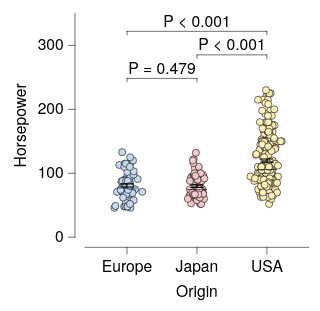

This figure's Vega-Lite source:
### Vega-Lite specification from a JSON file in a GitHub repository (floating-point values rounded to 4 significant figures; data arrays with more than 128 entries replaced by an {"elided": "..."} marker saying what was removed)
{"background": null, "config": {"arc": {"fill": "#DBDBDB", "fillOpacity": 1.0, "innerRadius": 25.0, "padAngle": 0.03, "stroke": "black", "strokeOpacity": 1, "strokeWidth": 0.25}, "area": {"fill": "#DBDBDB", "fillOpacity": 1.0, "stroke": "black", "strokeOpacity": 1, "strokeWidth": 0.25}, "axis": {"domain": true, "domainCap": "round", "domainColor": "black", "domainWidth": 0.25, "grid": false, "gridCap": "round", "gridColor": "#F1F1F1", "gridDash": [0, 0], "gridOpacity": 1.0, "gridWidth": 0.25, "labelColor": "black", "labelFont": "HelveticaNeue", "labelFontSize": 7, "labelFontStyle": "normal", "labelFontWeight": 400, "offset": 4.5, "ticks": true, "tickCap": "round", "tickColor": "black", "tickRound": false, "tickSize": 3, "tickWidth": 0.25, "titleColor": "black", "titleFont": "HelveticaNeue", "titleFontSize": 7, "titleFontStyle": "normal", "titleFontWeight": 400}, "axisX": {"domain": true, "labelAlign": "center", "labelAngle": 0, "labels": true, "ticks": true, "translate": 0}, "axisY": {"domain": true, "labelAlign": "right", "labelAngle": 0, "labels": true, "ticks": true, "translate": 0}, "axisRight": {"domain": true, "labelAlign": "left", "labelAngle": 0, "labels": true, "ticks": true, "translate": 0}, "axisTop": {"domain": true, "labelAlign": "center", "labelAngle": 0, "labels": true, "ticks": true, "translate": 0}, "axisBand": {"tickOffset": 0}, "bar": {"fill": "#DBDBDB", "fillOpacity": 1.0, "stroke": "black", "strokeOpacity": 1, "strokeWidth": 0.25}, "boxplot": {"size": 9.0, "ticks": {"cornerRadius": 0.25, "fill": "black", "size": 4.5, "thickness": 0.25}, "box": {"fillOpacity": 1.0, "stroke": "black", "strokeOpacity": 1, "strokeWidth": 0.25}, "median": {"fill": "black", "fillOpacity": 1.0, "size": 9.0, "thickness": 0.25}, "rule": {"fill": "black", "fillOpacity": 1.0, "size": 10.0, "stroke": "black", "strokeDash": [0, 0], "strokeOpacity": 1, "strokeWidth": 0.25}, "outliers": {"color": "black", "fill": "black", "fillOpacity": 1.0, "size": 0, "stroke": "black", "strokeOpacity": 1, "strokeWidth": 0.25}}, "circle": {"fill": "black", "fillOpacity": 1.0, "size": 0.5, "stroke": null, "strokeOpacity": 1, "strokeWidth": 0.25}, "errorband": {"band": {"fillOpacity": 0.6, "stroke": null, "strokeWidth": 0.25, "strokeOpacity": 1}, "borders": {"opacity": 0, "strokeOpacity": 0.25, "strokeWidth": 1}}, "errorbar": {"opacity": 1, "rule": {"strokeDash": [0, 0], "strokeWidth": 0.5}, "ticks": {"color": "black", "cornerRadius": 0.25, "opacity": 1, "size": 6.0, "thickness": 0.5}, "thickness": 0.5}, "font": "HelveticaNeue", "geoshape": {"fill": "#DBDBDB", "fillOpacity": 1.0, "stroke": "black", "strokeOpacity": 1, "strokeWidth": 0.25}, "header": {"labelColor": "black", "labelFont": "HelveticaNeue", "labelFontSize": 7, "labelFontStyle": "normal", "labelFontWeight": 400, "titleColor": "black", "titleFont": "HelveticaNeue", "titleFontSize": 7, "titleFontStyle": "normal", "titleFontWeight": 400, "titlePadding": 0}, "legend": {"disable": false, "offset": 4.5, "gradientLength": 50.0, "gradientThickness": 5.0, "gradientOpacity": 1.0, "gradientStrokeColor": "black", "gradientStrokeWidth": 0.25, "labelColor": "black", "labelFont": "HelveticaNeue", "labelFontSize": 7, "labelFontStyle": "normal", "labelFontWeight": 400, "strokeColor": "black", "strokeWidth": 0, "symbolSize": 42, "symbolStrokeColor": "black", "symbolStrokeWidth": 0.25, "titleColor": "black", "titleFont": "HelveticaNeue", "titleFontSize": 7, "titleFontStyle": "normal", "titleFontWeight": 400}, "line": {"color": "black", "stroke": "black", "strokeCap": "round", "strokeDash": [0, 0], "strokeOpacity": 1, "strokeWidth": 0.375}, "point": {"filled": true, "fill": "#DBDBDB", "fillOpacity": 1.0, "size": 5.0, "stroke": "black", "strokeOpacity": 1, "strokeWidth": 0.25}, "range": {"category": ["#C6D9F1", "#F1C9CB", "#FEF0B9", "#CEE37A", "#7AA8E0", "#E589A3", "#FDDD5D", "#68B961", "#4177B1", "#C35082", "#E5C227", "#438156"], "diverging": {"scheme": ["#C35082", "#CE6D94", "#D989A7", "#E2A4BA", "#EABFCE", "#F1DBE2", "#F6F6F6", "#D7E0EB", "#B9CBE0", "#9BB6D5", "#7DA1C9", "#5F8CBD", "#4177B1"]}, "heatmap": {"scheme": ["#DFE9F7", "#C6D9F1", "#ADC8EC", "#94B8E6", "#7AA8E0", "#6097DA", "#4D87CA", "#4177B1", "#386898", "#2F597F", "#264A69", "#1D3A58"]}, "ordinal": {"scheme": ["#F1F1F1", "#DBDBDB", "#C6C6C6", "#B2B2B2", "#9D9D9D", "#898989", "#767676", "#636363", "#515151", "#404040", "#2F2F2F", "#1F1F1F"]}, "ramp": {"scheme": ["#DFE9F7", "#C6D9F1", "#ADC8EC", "#94B8E6", "#7AA8E0", "#6097DA", "#4D87CA", "#4177B1", "#386898", "#2F597F", "#264A69", "#1D3A58"]}}, "rule": {"color": "black", "stroke": "black", "strokeCap": "round", "strokeDash": [2, 2], "strokeOpacity": 1, "strokeWidth": 0.25}, "scale": {"bandPaddingInner": 0.1, "bandPaddingOuter": 0.1, "round": false}, "rect": {"fill": "#DBDBDB", "fillOpacity": 1.0, "stroke": "black", "strokeOpacity": 1, "strokeWidth": 0.25}, "square": {"fill": "#DBDBDB", "fillOpacity": 1.0, "size": 10.0, "stroke": "black", "strokeOpacity": 1, "strokeWidth": 0.25}, "text": {"color": "black", "font": "HelveticaNeue", "fontSize": 7, "fontStyle": "normal", "fontWeight": 400}, "title": {"anchor": "middle", "frame": "group", "color": "black", "font": "HelveticaNeue", "fontSize": 7, "fontStyle": "normal", "fontWeight": 400, "subtitleColor": "black", "subtitleFont": "HelveticaNeue", "subtitleFontSize": "HelveticaNeue", "subtitleFontStyle": "normal", "subtitleFontWeight": 400}, "view": {"continuousWidth": 100, "continuousHeight": 100, "discreteWidth": 100, "discreteHeight": 100, "fill": null, "stroke": null, "strokeWidth": 0.25}}, "layer": [{"data": {"name": "data-53eecb024a78fdc2be808dcfdc3af7a2"}, "mark": {"type": "circle", "opacity": 1.0, "size": 10.0, "stroke": "black", "strokeOpacity": 1, "strokeWidth": 0.25}, "encoding": {"color": {"field": "Origin", "legend": null, "sort": ["Europe", "Japan", "USA"], "title": null, "type": "nominal"}, "x": {"axis": {}, "field": "Origin", "sort": ["Europe", "Japan", "USA"], "title": "Origin", "type": "nominal"}, "xOffset": {"field": "jitter_x", "scale": {"domain": [-7.33, 7.33], "range": [5.17, 19.83]}, "type": "quantitative"}, "y": {"field": "Horsepower", "title": "Horsepower", "type": "quantitative"}}}, {"data": {"name": "data-6c4882663eaca411296217af4f5e04f9"}, "mark": {"type": "errorbar"}, "encoding": {"x": {"axis": {}, "field": "Origin", "sort": ["Europe", "Japan", "USA"], "title": "Origin", "type": "nominal"}, "y": {"field": "__mean", "title": "Horsepower", "type": "quantitative"}, "yError": {"field": "__error"}}}, {"data": {"name": "data-53eecb024a78fdc2be808dcfdc3af7a2"}, "mark": {"type": "boxplot", "box": {"fillOpacity": 0, "strokeOpacity": 0}, "outliers": {"opacity": 0}, "rule": {"strokeOpacity": 0}, "ticks": false}, "encoding": {"x": {"axis": {}, "field": "Origin", "sort": ["Europe", "Japan", "USA"], "title": "Origin", "type": "nominal"}, "y": {"field": "Horsepower", "title": "Horsepower", "type": "quantitative"}}}, {"layer": [{"layer": [{"data": {"values": [{"x": "USA", "x2": "Europe", "y": 322.0, "__dysonsphere__": 1}]}, "mark": {"type": "rule", "strokeCap": "round", "strokeDash": [0, 0], "strokeWidth": 0.25}, "encoding": {"x": {"field": "x", "type": "nominal"}, "x2": {"field": "x2"}, "y": {"field": "y", "type": "quantitative"}}}, {"data": {"values": [{"x": "USA", "y": 322.0, "y2": 316.5, "__dysonsphere__": 1}]}, "mark": {"type": "rule", "strokeCap": "round", "strokeDash": [0, 0], "strokeWidth": 0.25}, "encoding": {"x": {"field": "x", "type": "nominal"}, "y": {"field": "y", "type": "quantitative"}, "y2": {"field": "y2"}}}, {"data": {"values": [{"x": "Europe", "y": 322.0, "y2": 316.5, "__dysonsphere__": 1}]}, "mark": {"type": "rule", "strokeCap": "round", "strokeDash": [0, 0], "strokeWidth": 0.25}, "encoding": {"x": {"field": "x", "type": "nominal"}, "y": {"field": "y", "type": "quantitative"}, "y2": {"field": "y2"}}}, {"data": {"values": [{"y": 322.0, "label": "P < 0.001", "__dysonsphere__": 1}]}, "mark": {"type": "text", "align": "center", "dy": -4, "fontSize": 7}, "encoding": {"text": {"field": "label", "type": "nominal"}, "x": {"value": 50.0}, "y": {"field": "y", "type": "quantitative"}}}]}, {"layer": [{"data": {"values": [{"x": "Europe", "x2": "Japan", "y": 248.4, "__dysonsphere__": 1}]}, "mark": {"type": "rule", "strokeCap": "round", "strokeDash": [0, 0], "strokeWidth": 0.25}, "encoding": {"x": {"field": "x", "type": "nominal"}, "x2": {"field": "x2"}, "y": {"field": "y", "type": "quantitative"}}}, {"data": {"values": [{"x": "Europe", "y": 248.4, "y2": 242.9, "__dysonsphere__": 1}]}, "mark": {"type": "rule", "strokeCap": "round", "strokeDash": [0, 0], "strokeWidth": 0.25}, "encoding": {"x": {"field": "x", "type": "nominal"}, "y": {"field": "y", "type": "quantitative"}, "y2": {"field": "y2"}}}, {"data": {"values": [{"x": "Japan", "y": 248.4, "y2": 242.9, "__dysonsphere__": 1}]}, "mark": {"type": "rule", "strokeCap": "round", "strokeDash": [0, 0], "strokeWidth": 0.25}, "encoding": {"x": {"field": "x", "type": "nominal"}, "y": {"field": "y", "type": "quantitative"}, "y2": {"field": "y2"}}}, {"data": {"values": [{"y": 248.4, "label": "P = 0.479", "__dysonsphere__": 1}]}, "mark": {"type": "text", "align": "center", "dy": -4, "fontSize": 7}, "encoding": {"text": {"field": "label", "type": "nominal"}, "x": {"value": 34.38}, "y": {"field": "y", "type": "quantitative"}}}]}, {"layer": [{"data": {"values": [{"x": "USA", "x2": "Japan", "y": 285.2, "__dysonsphere__": 1}]}, "mark": {"type": "rule", "strokeCap": "round", "strokeDash": [0, 0], "strokeWidth": 0.25}, "encoding": {"x": {"field": "x", "type": "nominal"}, "x2": {"field": "x2"}, "y": {"field": "y", "type": "quantitative"}}}, {"data": {"values": [{"x": "USA", "y": 285.2, "y2": 279.7, "__dysonsphere__": 1}]}, "mark": {"type": "rule", "strokeCap": "round", "strokeDash": [0, 0], "strokeWidth": 0.25}, "encoding": {"x": {"field": "x", "type": "nominal"}, "y": {"field": "y", "type": "quantitative"}, "y2": {"field": "y2"}}}, {"data": {"values": [{"x": "Japan", "y": 285.2, "y2": 279.7, "__dysonsphere__": 1}]}, "mark": {"type": "rule", "strokeCap": "round", "strokeDash": [0, 0], "strokeWidth": 0.25}, "encoding": {"x": {"field": "x", "type": "nominal"}, "y": {"field": "y", "type": "quantitative"}, "y2": {"field": "y2"}}}, {"data": {"values": [{"y": 285.2, "label": "P < 0.001", "__dysonsphere__": 1}]}, "mark": {"type": "text", "align": "center", "dy": -4, "fontSize": 7}, "encoding": {"text": {"field": "label", "type": "nominal"}, "x": {"value": 65.62}, "y": {"field": "y", "type": "quantitative"}}}]}], "name": "__dysonsphere_cf33a0b464cc3f99_9"}], "$schema": "https://vega.github.io/schema/vega-lite/v6.4.1.json", "datasets": {"data-53eecb024a78fdc2be808dcfdc3af7a2": {"elided": "400 records"}, "data-6c4882663eaca411296217af4f5e04f9": [{"Origin": "USA", "__mean": 119.9, "__error": 2.529, "__dysonsphere__": 1}, {"Origin": "Europe", "__mean": 81.0, "__error": 2.47, "__dysonsphere__": 1}, {"Origin": "Japan", "__mean": 79.84, "__error": 2.005, "__dysonsphere__": 1}]}}
